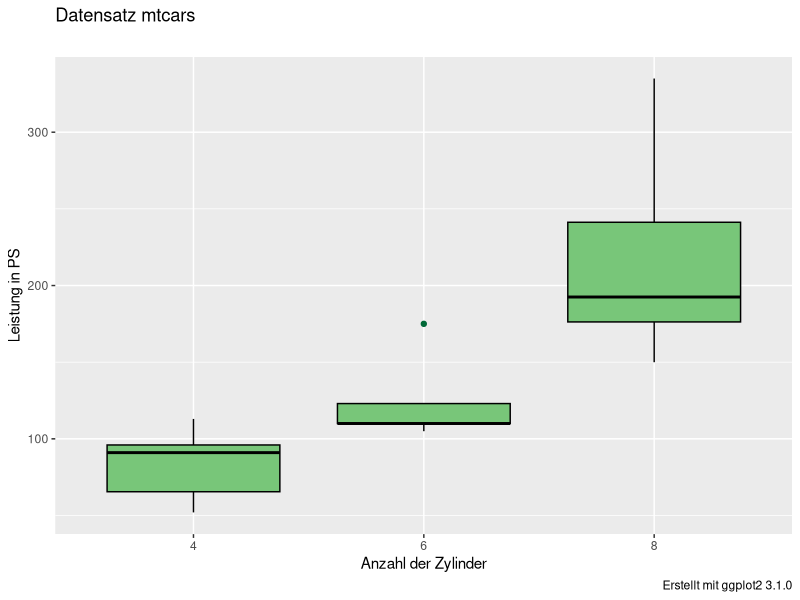
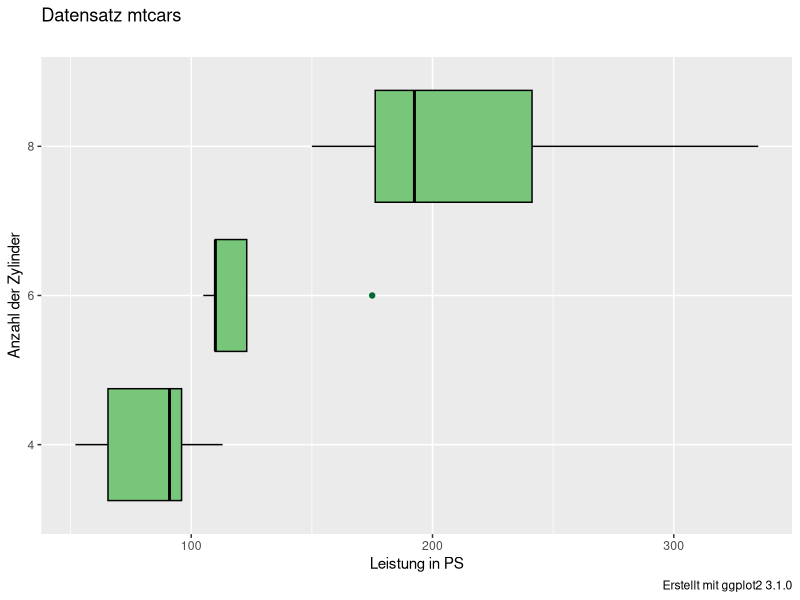
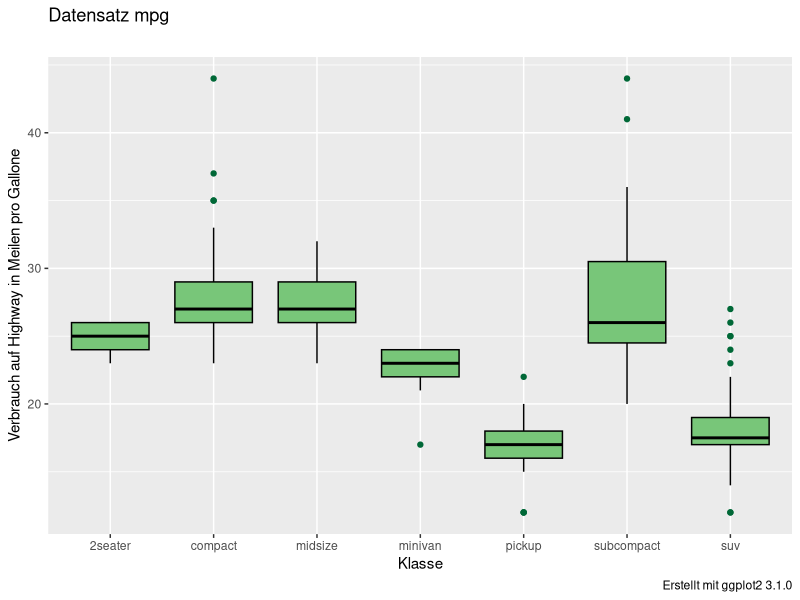
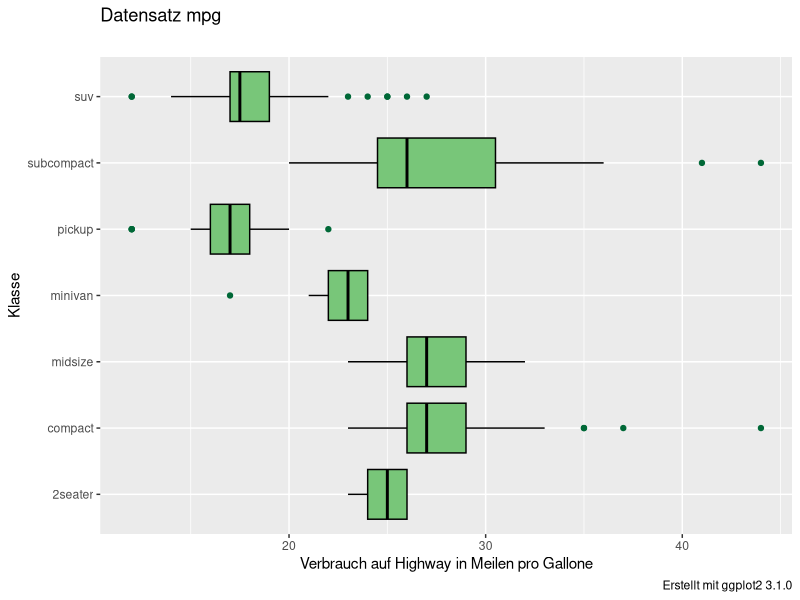
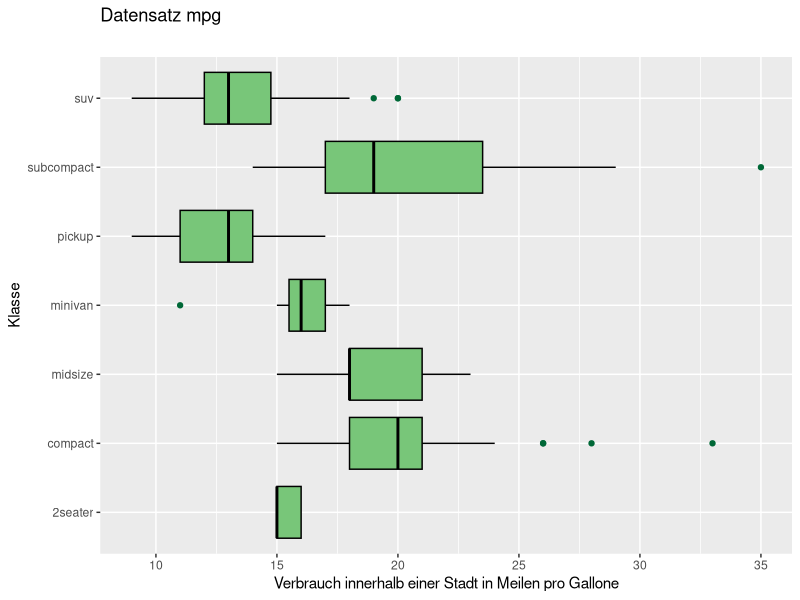
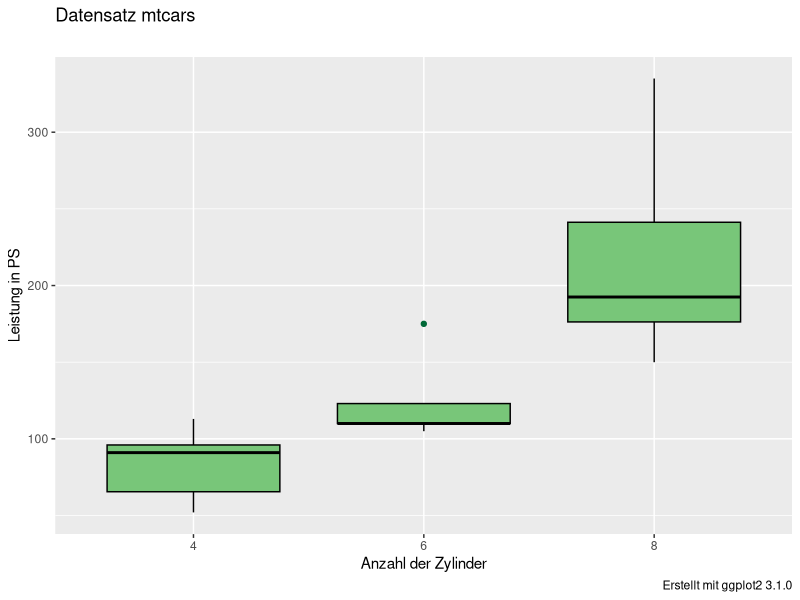
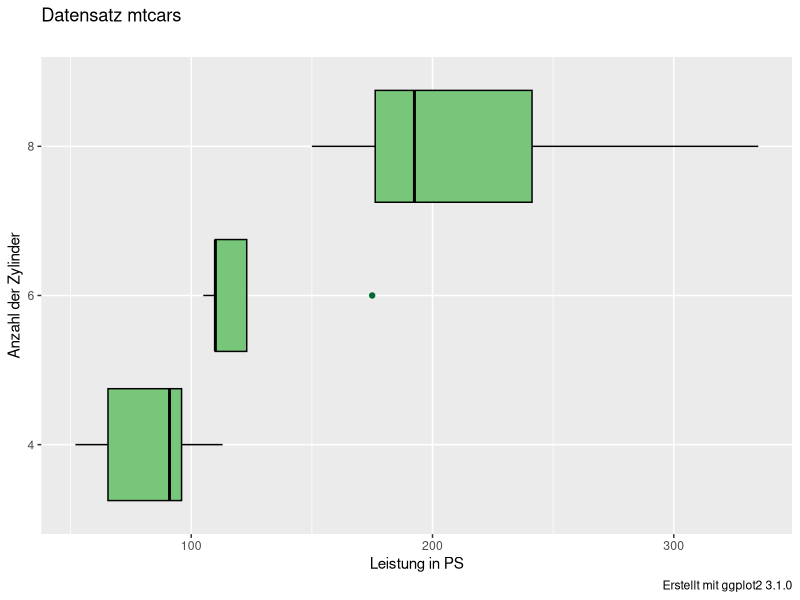
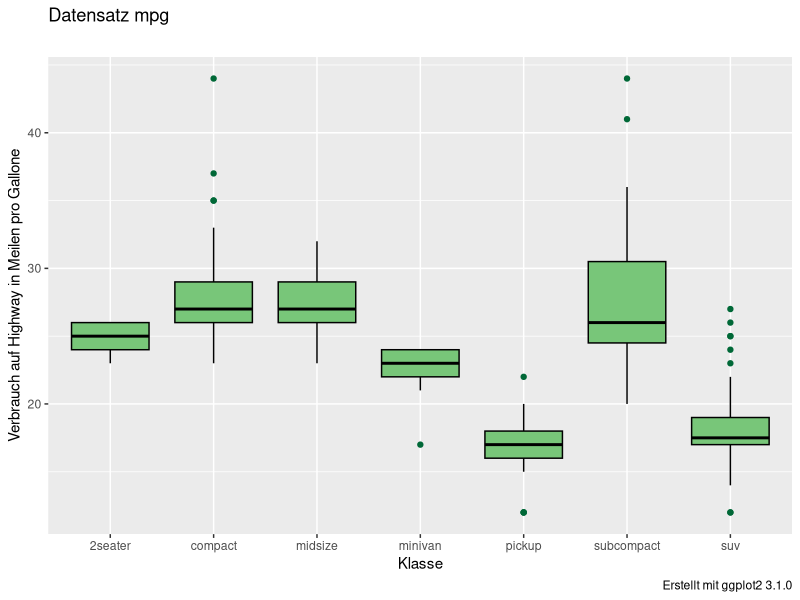

The R source for these figures, in order:
## ---- chunk 1
knitr::opts_chunk$set(echo = TRUE)
library(knitr)
library(kableExtra)
library(tidyverse, warn.conflicts = FALSE, quietly=TRUE)
library(rstatix)

library(RColorBrewer)
myPalette <- brewer.pal(5, "YlGn")
# Ausgabe von double-Werte mit  zwei Stellen hinter dem Komma
options(digits=3)
## ---- chunk 2
data(mtcars)
mtcars$cyl <- as.factor(mtcars$cyl)

kable(sample_n_by(mtcars, cyl, size=2), 
      align="l") %>%
      kable_styling(bootstrap_options = c("striped", "condensed"), 
                full_width = T, 
                position = "center")
## ---- chunk 3
box1 <-ggplot(mtcars, aes(x=cyl, y=hp)) + 
  geom_boxplot( fill=myPalette[3], color="black",
                outlier.colour = myPalette[5]) +
  labs(
    title="Datensatz mtcars", 
    subtitle="",    
    caption="Erstellt mit ggplot2 3.1.0",
    x="Anzahl der Zylinder",
    y="Leistung in PS"
  ) 

box1

ggsave(filename="mtcarsBoxplot.png", plot=last_plot(), device="png",
       path="images/", width=16, height=9, units="cm")

box1 + coord_flip()

ggsave(filename="mtcarsBoxplotVert.png", plot=last_plot(), device="png",
       path="images/", width=16, height=9, units="cm")
## ---- chunk 4
box2 <- ggplot(mpg, aes(x=class, y=hwy)) + 
  geom_boxplot(fill=myPalette[3], color="black",
              outlier.colour = myPalette[5]) +
  labs(
    title="Datensatz mpg", 
    subtitle="",    
    caption="Erstellt mit ggplot2 3.1.0",
    x="Klasse",
    y="Verbrauch auf Highway in Meilen pro Gallone"
  ) 

box2

ggsave(filename="mpgBoxplot.png", plot=last_plot(), device="png",
       path="images/", width=16, height=9, units="cm")

box2 + coord_flip()

ggsave(filename="mpgBoxplotVert.png", plot=last_plot(), device="png",
       path="images/", width=16, height=9, units="cm")
## ---- chunk 5
box3 <- ggplot(mpg, aes(x=class, y=cty)) + 
  geom_boxplot(fill=myPalette[3], color="black",
              outlier.colour = myPalette[5]) +
  labs(
    title="Datensatz mpg", 
    subtitle="",    
    x="Klasse",
    y="Verbrauch innerhalb einer Stadt in Meilen pro Gallone"
  ) 

box3 + coord_flip()

ggsave(filename="mpgBoxplot2Vert.png", plot=last_plot(), device="png",
       path="images/", width=16, height=9, units="cm")
